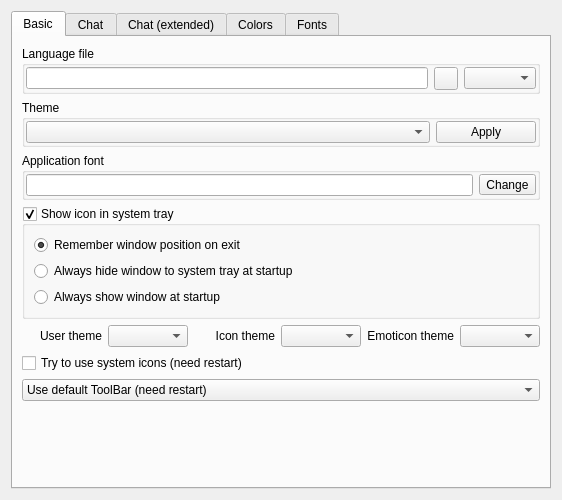
<?xml version="1.0" encoding="UTF-8"?>
<ui version="4.0">
 <class>UISettingsGUI</class>
 <widget class="QWidget" name="UISettingsGUI">
  <property name="geometry">
   <rect>
    <x>0</x>
    <y>0</y>
    <width>562</width>
    <height>500</height>
   </rect>
  </property>
  <property name="windowTitle">
   <string>Form</string>
  </property>
  <layout class="QGridLayout" name="gridLayout">
   <item row="0" column="0">
    <widget class="QTabWidget" name="tabWidget">
     <property name="currentIndex">
      <number>0</number>
     </property>
     <widget class="QWidget" name="tab_2">
      <attribute name="title">
       <string>Basic</string>
      </attribute>
      <layout class="QVBoxLayout" name="verticalLayout_4">
       <item>
        <widget class="QGroupBox" name="groupBox_2">
         <property name="title">
          <string>Language file</string>
         </property>
         <layout class="QGridLayout" name="gridLayout_6">
          <property name="margin">
           <number>1</number>
          </property>
          <item row="0" column="0">
           <widget class="LineEdit" name="lineEdit_LANGFILE"/>
          </item>
          <item row="0" column="1">
           <widget class="QToolButton" name="toolButton_LANGBROWSE">
            <property name="text">
             <string/>
            </property>
           </widget>
          </item>
          <item row="0" column="2">
           <widget class="QComboBox" name="comboBox_LANGS"/>
          </item>
         </layout>
        </widget>
       </item>
       <item>
        <widget class="QGroupBox" name="groupBox_3">
         <property name="title">
          <string>Theme</string>
         </property>
         <layout class="QGridLayout" name="gridLayout_5">
          <property name="margin">
           <number>1</number>
          </property>
          <item row="0" column="0">
           <widget class="QComboBox" name="comboBox_THEMES"/>
          </item>
          <item row="0" column="1">
           <widget class="QPushButton" name="pushButton_TEST">
            <property name="maximumSize">
             <size>
              <width>100</width>
              <height>16777215</height>
             </size>
            </property>
            <property name="text">
             <string>Apply</string>
            </property>
           </widget>
          </item>
         </layout>
        </widget>
       </item>
       <item>
        <widget class="QGroupBox" name="groupBox_4">
         <property name="title">
          <string>Application font</string>
         </property>
         <layout class="QGridLayout" name="gridLayout_7">
          <property name="margin">
           <number>1</number>
          </property>
          <item row="0" column="0">
           <widget class="LineEdit" name="lineEdit_APPFONT"/>
          </item>
          <item row="0" column="1">
           <widget class="QToolButton" name="toolButton_APPFONTBROWSE">
            <property name="text">
             <string>Change</string>
            </property>
           </widget>
          </item>
         </layout>
        </widget>
       </item>
       <item>
        <widget class="QGroupBox" name="groupBox_TRAY">
         <property name="title">
          <string>Show icon in system tray</string>
         </property>
         <property name="checkable">
          <bool>true</bool>
         </property>
         <layout class="QVBoxLayout" name="verticalLayout">
          <item>
           <widget class="QRadioButton" name="radioButton_REMEMBER">
            <property name="text">
             <string>Remember window position on exit</string>
            </property>
            <property name="checked">
             <bool>true</bool>
            </property>
           </widget>
          </item>
          <item>
           <widget class="QRadioButton" name="radioButton_HIDE">
            <property name="text">
             <string>Always hide window to system tray at startup</string>
            </property>
           </widget>
          </item>
          <item>
           <widget class="QRadioButton" name="radioButton_SHOW">
            <property name="text">
             <string>Always show window at startup</string>
            </property>
           </widget>
          </item>
         </layout>
        </widget>
       </item>
       <item>
        <layout class="QHBoxLayout" name="horizontalLayout">
         <item>
          <widget class="QLabel" name="label_13">
           <property name="toolTip">
            <string>(need restart)</string>
           </property>
           <property name="text">
            <string>User theme</string>
           </property>
           <property name="alignment">
            <set>Qt::AlignRight|Qt::AlignTrailing|Qt::AlignVCenter</set>
           </property>
           <property name="wordWrap">
            <bool>true</bool>
           </property>
          </widget>
         </item>
         <item>
          <widget class="QComboBox" name="comboBox_USERS">
           <property name="toolTip">
            <string>(need restart)</string>
           </property>
          </widget>
         </item>
         <item>
          <widget class="QLabel" name="label_2">
           <property name="text">
            <string>Icon theme</string>
           </property>
           <property name="alignment">
            <set>Qt::AlignRight|Qt::AlignTrailing|Qt::AlignVCenter</set>
           </property>
           <property name="wordWrap">
            <bool>true</bool>
           </property>
          </widget>
         </item>
         <item>
          <widget class="QComboBox" name="comboBox_ICONS"/>
         </item>
         <item>
          <widget class="QLabel" name="label_3">
           <property name="text">
            <string>Emoticon theme</string>
           </property>
           <property name="alignment">
            <set>Qt::AlignRight|Qt::AlignTrailing|Qt::AlignVCenter</set>
           </property>
           <property name="wordWrap">
            <bool>true</bool>
           </property>
          </widget>
         </item>
         <item>
          <widget class="QComboBox" name="comboBox_EMOT"/>
         </item>
        </layout>
       </item>
       <item>
        <widget class="QCheckBox" name="checkBox_ICONTHEME">
         <property name="text">
          <string>Try to use system icons (need restart)</string>
         </property>
        </widget>
       </item>
       <item>
        <widget class="QComboBox" name="comboBox_TABBAR">
         <item>
          <property name="text">
           <string>Use default ToolBar (need restart)</string>
          </property>
         </item>
         <item>
          <property name="text">
           <string>Use multi-line ToolBar (need restart)</string>
          </property>
         </item>
         <item>
          <property name="text">
           <string>Use SideBar instead of ToolBar (need restart)</string>
          </property>
         </item>
        </widget>
       </item>
       <item>
        <spacer name="verticalSpacer">
         <property name="orientation">
          <enum>Qt::Vertical</enum>
         </property>
         <property name="sizeHint" stdset="0">
          <size>
           <width>20</width>
           <height>40</height>
          </size>
         </property>
        </spacer>
       </item>
      </layout>
     </widget>
     <widget class="QWidget" name="tab">
      <attribute name="title">
       <string>Chat</string>
      </attribute>
      <layout class="QVBoxLayout" name="verticalLayout_2">
       <item>
        <widget class="QCheckBox" name="checkBox_EMOT">
         <property name="text">
          <string>Enable emoticons</string>
         </property>
        </widget>
       </item>
       <item>
        <widget class="QCheckBox" name="checkBox_EMOTFORCE">
         <property name="toolTip">
          <string>If checked, you'll see emoticons even in the middle of words.
If unchecked, you'll see emoticons only if they are isolated
from other words by spaces.</string>
         </property>
         <property name="text">
          <string>Force emoticon parsing</string>
         </property>
        </widget>
       </item>
       <item>
        <widget class="QCheckBox" name="checkBox_CHATJOINS">
         <property name="text">
          <string>Show joins</string>
         </property>
        </widget>
       </item>
       <item>
        <widget class="QCheckBox" name="checkBox_JOINSFAV">
         <property name="enabled">
          <bool>false</bool>
         </property>
         <property name="text">
          <string>Show joins only for favorite users</string>
         </property>
        </widget>
       </item>
       <item>
        <widget class="QCheckBox" name="checkBox_CHATHIDDEN">
         <property name="text">
          <string>Show hidden users</string>
         </property>
        </widget>
       </item>
       <item>
        <widget class="QCheckBox" name="checkBox_CHAT_SHOW_IP">
         <property name="toolTip">
          <string>Depending on hub configuration: information about
them is usually available only to operators</string>
         </property>
         <property name="text">
          <string>Show ip-addresses of users in chat</string>
         </property>
        </widget>
       </item>
       <item>
        <widget class="QCheckBox" name="checkBox_IGNOREPMHUB">
         <property name="text">
          <string>Ignore private messages from Hub</string>
         </property>
        </widget>
       </item>
       <item>
        <widget class="QCheckBox" name="checkBox_IGNOREPMBOT">
         <property name="text">
          <string>Ignore private messages from Bot</string>
         </property>
        </widget>
       </item>
       <item>
        <widget class="QCheckBox" name="checkBox_HIGHLIGHTFAVS">
         <property name="text">
          <string>Highlight favorite users in user list</string>
         </property>
        </widget>
       </item>
       <item>
        <widget class="QCheckBox" name="checkBox_REDIRECTPMBOT">
         <property name="text">
          <string>Redirect messages from Bot to the main chat</string>
         </property>
        </widget>
       </item>
       <item>
        <widget class="QCheckBox" name="checkBox_KEEPFOCUS">
         <property name="text">
          <string>Do not change focus on new incoming private messages</string>
         </property>
         <property name="autoExclusive">
          <bool>false</bool>
         </property>
        </widget>
       </item>
       <item>
        <widget class="QCheckBox" name="checkBox_ROTATING">
         <property name="text">
          <string>Filter kick-messages from the chat</string>
         </property>
        </widget>
       </item>
       <item>
        <widget class="QCheckBox" name="checkBox_USE_CTRL_ENTER">
         <property name="text">
          <string>Use Ctrl+Enter to send messages</string>
         </property>
         <property name="autoExclusive">
          <bool>false</bool>
         </property>
        </widget>
       </item>
       <item>
        <widget class="QCheckBox" name="checkBox_SMILEPANEL">
         <property name="text">
          <string>Use emoticons panel</string>
         </property>
        </widget>
       </item>
       <item>
        <widget class="QCheckBox" name="checkBox_HIDESMILEPANEL">
         <property name="text">
          <string>Autohide emoticons panel</string>
         </property>
        </widget>
       </item>
       <item>
        <widget class="QCheckBox" name="checkBox_REDIRECT_UNREAD">
         <property name="text">
          <string>Redirect new personal messages to the main chat</string>
         </property>
        </widget>
       </item>
       <item>
        <spacer name="verticalSpacer_2">
         <property name="orientation">
          <enum>Qt::Vertical</enum>
         </property>
         <property name="sizeHint" stdset="0">
          <size>
           <width>20</width>
           <height>40</height>
          </size>
         </property>
        </spacer>
       </item>
      </layout>
     </widget>
     <widget class="QWidget" name="tab_5">
      <attribute name="title">
       <string>Chat (extended)</string>
      </attribute>
      <layout class="QVBoxLayout" name="verticalLayout_5">
       <item>
        <layout class="QGridLayout" name="gridLayout_8">
         <item row="0" column="0">
          <widget class="QLabel" name="label_8">
           <property name="sizePolicy">
            <sizepolicy hsizetype="Expanding" vsizetype="Preferred">
             <horstretch>0</horstretch>
             <verstretch>0</verstretch>
            </sizepolicy>
           </property>
           <property name="text">
            <string>Double click action</string>
           </property>
           <property name="alignment">
            <set>Qt::AlignRight|Qt::AlignTrailing|Qt::AlignVCenter</set>
           </property>
           <property name="wordWrap">
            <bool>true</bool>
           </property>
          </widget>
         </item>
         <item row="0" column="1">
          <widget class="QComboBox" name="comboBox_DBL_CLICK">
           <item>
            <property name="text">
             <string>Insert nick into input widget</string>
            </property>
           </item>
           <item>
            <property name="text">
             <string>Get file list</string>
            </property>
           </item>
           <item>
            <property name="text">
             <string>Private message</string>
            </property>
           </item>
          </widget>
         </item>
         <item row="1" column="1">
          <widget class="QComboBox" name="comboBox_MDL_CLICK">
           <item>
            <property name="text">
             <string>Insert nick into input widget</string>
            </property>
           </item>
           <item>
            <property name="text">
             <string>Get file list</string>
            </property>
           </item>
           <item>
            <property name="text">
             <string>Private message</string>
            </property>
           </item>
          </widget>
         </item>
         <item row="3" column="0">
          <widget class="QLabel" name="label_10">
           <property name="sizePolicy">
            <sizepolicy hsizetype="Expanding" vsizetype="Preferred">
             <horstretch>0</horstretch>
             <verstretch>0</verstretch>
            </sizepolicy>
           </property>
           <property name="toolTip">
            <string>show kibibyte (KiB) or kilobyte (KB), etc.</string>
           </property>
           <property name="text">
            <string>Application unit base</string>
           </property>
           <property name="alignment">
            <set>Qt::AlignRight|Qt::AlignTrailing|Qt::AlignVCenter</set>
           </property>
           <property name="wordWrap">
            <bool>true</bool>
           </property>
          </widget>
         </item>
         <item row="3" column="1">
          <widget class="QComboBox" name="comboBox_APP_UNIT_BASE">
           <item>
            <property name="text">
             <string>1024</string>
            </property>
           </item>
           <item>
            <property name="text">
             <string>1000</string>
            </property>
           </item>
          </widget>
         </item>
         <item row="4" column="0">
          <widget class="QLabel" name="label_11">
           <property name="sizePolicy">
            <sizepolicy hsizetype="Expanding" vsizetype="Preferred">
             <horstretch>0</horstretch>
             <verstretch>0</verstretch>
            </sizepolicy>
           </property>
           <property name="toolTip">
            <string>show kibibyte (KiB) or kilobyte (KB), etc.</string>
           </property>
           <property name="text">
            <string>Timestamp</string>
           </property>
           <property name="alignment">
            <set>Qt::AlignRight|Qt::AlignTrailing|Qt::AlignVCenter</set>
           </property>
           <property name="wordWrap">
            <bool>true</bool>
           </property>
          </widget>
         </item>
         <item row="4" column="1">
          <widget class="QLineEdit" name="lineEdit_TIMESTAMP">
           <property name="text">
            <string>hh:mm:ss</string>
           </property>
          </widget>
         </item>
         <item row="1" column="0">
          <widget class="QLabel" name="label_9">
           <property name="sizePolicy">
            <sizepolicy hsizetype="Expanding" vsizetype="Preferred">
             <horstretch>0</horstretch>
             <verstretch>0</verstretch>
            </sizepolicy>
           </property>
           <property name="text">
            <string>Middle click action</string>
           </property>
           <property name="alignment">
            <set>Qt::AlignRight|Qt::AlignTrailing|Qt::AlignVCenter</set>
           </property>
           <property name="wordWrap">
            <bool>true</bool>
           </property>
          </widget>
         </item>
         <item row="2" column="0">
          <widget class="QLabel" name="label_12">
           <property name="sizePolicy">
            <sizepolicy hsizetype="Expanding" vsizetype="Preferred">
             <horstretch>0</horstretch>
             <verstretch>0</verstretch>
            </sizepolicy>
           </property>
           <property name="text">
            <string>Default action with magnet</string>
           </property>
           <property name="alignment">
            <set>Qt::AlignRight|Qt::AlignTrailing|Qt::AlignVCenter</set>
           </property>
           <property name="wordWrap">
            <bool>true</bool>
           </property>
          </widget>
         </item>
         <item row="2" column="1">
          <widget class="QComboBox" name="comboBox_DEF_MAGNET_ACTION">
           <item>
            <property name="text">
             <string>Ask</string>
            </property>
           </item>
           <item>
            <property name="text">
             <string>Search</string>
            </property>
           </item>
           <item>
            <property name="text">
             <string>Download</string>
            </property>
           </item>
          </widget>
         </item>
        </layout>
       </item>
       <item>
        <layout class="QGridLayout" name="gridLayout_2">
         <item row="1" column="0">
          <widget class="QLabel" name="label">
           <property name="sizePolicy">
            <sizepolicy hsizetype="Expanding" vsizetype="Preferred">
             <horstretch>0</horstretch>
             <verstretch>0</verstretch>
            </sizepolicy>
           </property>
           <property name="text">
            <string>Remember outgoing messages (0 = don't remember)</string>
           </property>
           <property name="alignment">
            <set>Qt::AlignRight|Qt::AlignTrailing|Qt::AlignVCenter</set>
           </property>
           <property name="wordWrap">
            <bool>true</bool>
           </property>
          </widget>
         </item>
         <item row="1" column="1">
          <widget class="QSpinBox" name="spinBox_OUT_IN_HIST">
           <property name="maximum">
            <number>500</number>
           </property>
           <property name="value">
            <number>50</number>
           </property>
          </widget>
         </item>
         <item row="2" column="0">
          <widget class="QLabel" name="label_6">
           <property name="sizePolicy">
            <sizepolicy hsizetype="Expanding" vsizetype="Preferred">
             <horstretch>0</horstretch>
             <verstretch>0</verstretch>
            </sizepolicy>
           </property>
           <property name="text">
            <string>Maximum paragraphs</string>
           </property>
           <property name="alignment">
            <set>Qt::AlignRight|Qt::AlignTrailing|Qt::AlignVCenter</set>
           </property>
           <property name="wordWrap">
            <bool>true</bool>
           </property>
          </widget>
         </item>
         <item row="2" column="1">
          <widget class="QSpinBox" name="spinBox_PARAGRAPHS">
           <property name="maximum">
            <number>1000000</number>
           </property>
          </widget>
         </item>
         <item row="3" column="0">
          <widget class="QLabel" name="label_7">
           <property name="sizePolicy">
            <sizepolicy hsizetype="Expanding" vsizetype="Preferred">
             <horstretch>0</horstretch>
             <verstretch>0</verstretch>
            </sizepolicy>
           </property>
           <property name="text">
            <string>Separator in chat</string>
           </property>
           <property name="alignment">
            <set>Qt::AlignRight|Qt::AlignTrailing|Qt::AlignVCenter</set>
           </property>
           <property name="wordWrap">
            <bool>true</bool>
           </property>
          </widget>
         </item>
         <item row="3" column="1">
          <widget class="QComboBox" name="comboBox_CHAT_SEPARATOR">
           <item>
            <property name="text">
             <string>:</string>
            </property>
           </item>
           <item>
            <property name="text">
             <string>,</string>
            </property>
           </item>
          </widget>
         </item>
        </layout>
       </item>
       <item>
        <widget class="QCheckBox" name="checkBox_CHAT_SHOW_CC">
         <property name="text">
          <string>Show country of users in chat</string>
         </property>
        </widget>
       </item>
       <item>
        <widget class="QCheckBox" name="checkBox_BB_CODE">
         <property name="text">
          <string>Parse BBCode</string>
         </property>
        </widget>
       </item>
       <item>
        <spacer name="verticalSpacer_4">
         <property name="orientation">
          <enum>Qt::Vertical</enum>
         </property>
         <property name="sizeHint" stdset="0">
          <size>
           <width>20</width>
           <height>118</height>
          </size>
         </property>
        </spacer>
       </item>
      </layout>
     </widget>
     <widget class="QWidget" name="tab_3">
      <attribute name="title">
       <string>Colors</string>
      </attribute>
      <layout class="QVBoxLayout" name="verticalLayout_3">
       <item>
        <widget class="QGroupBox" name="groupBox">
         <property name="title">
          <string>Text colors in chat</string>
         </property>
         <layout class="QGridLayout" name="gridLayout_3">
          <property name="margin">
           <number>1</number>
          </property>
          <item row="0" column="0">
           <widget class="QListWidget" name="listWidget_CHATCOLOR">
            <property name="minimumSize">
             <size>
              <width>0</width>
              <height>35</height>
             </size>
            </property>
           </widget>
          </item>
         </layout>
        </widget>
       </item>
       <item>
        <widget class="QGroupBox" name="groupBox_5">
         <property name="title">
          <string>Highlighting of search results in the chat</string>
         </property>
         <layout class="QHBoxLayout" name="horizontalLayout_2">
          <property name="margin">
           <number>1</number>
          </property>
          <item>
           <widget class="QLabel" name="label_4">
            <property name="text">
             <string>Color</string>
            </property>
            <property name="wordWrap">
             <bool>true</bool>
            </property>
           </widget>
          </item>
          <item>
           <widget class="QToolButton" name="toolButton_H_COLOR">
            <property name="toolTip">
             <string/>
            </property>
            <property name="text">
             <string/>
            </property>
           </widget>
          </item>
          <item>
           <widget class="QLabel" name="label_5">
            <property name="text">
             <string>Transparency</string>
            </property>
            <property name="wordWrap">
             <bool>true</bool>
            </property>
           </widget>
          </item>
          <item>
           <widget class="QSlider" name="horizontalSlider_H_COLOR">
            <property name="toolTip">
             <string/>
            </property>
            <property name="maximum">
             <number>255</number>
            </property>
            <property name="value">
             <number>127</number>
            </property>
            <property name="orientation">
             <enum>Qt::Horizontal</enum>
            </property>
           </widget>
          </item>
         </layout>
        </widget>
       </item>
       <item>
        <widget class="QGroupBox" name="groupBox_6">
         <property name="title">
          <string>Highlighting of already shared files</string>
         </property>
         <layout class="QGridLayout" name="gridLayout_9">
          <property name="margin">
           <number>1</number>
          </property>
          <item row="0" column="0">
           <widget class="QLabel" name="label_14">
            <property name="text">
             <string>Color</string>
            </property>
            <property name="wordWrap">
             <bool>true</bool>
            </property>
           </widget>
          </item>
          <item row="0" column="1">
           <widget class="QToolButton" name="toolButton_SHAREDFILES">
            <property name="text">
             <string/>
            </property>
           </widget>
          </item>
          <item row="0" column="2">
           <widget class="QLabel" name="label_15">
            <property name="text">
             <string>Transparency</string>
            </property>
           </widget>
          </item>
          <item row="0" column="3">
           <widget class="QSlider" name="horizontalSlider_SHAREDFILES">
            <property name="maximum">
             <number>255</number>
            </property>
            <property name="value">
             <number>127</number>
            </property>
            <property name="orientation">
             <enum>Qt::Horizontal</enum>
            </property>
           </widget>
          </item>
         </layout>
        </widget>
       </item>
       <item>
        <spacer name="verticalSpacer_3">
         <property name="orientation">
          <enum>Qt::Vertical</enum>
         </property>
         <property name="sizeHint" stdset="0">
          <size>
           <width>20</width>
           <height>8</height>
          </size>
         </property>
        </spacer>
       </item>
      </layout>
     </widget>
     <widget class="QWidget" name="tab_4">
      <attribute name="title">
       <string>Fonts</string>
      </attribute>
      <layout class="QGridLayout" name="gridLayout_4">
       <item row="0" column="0">
        <widget class="QTableView" name="tableView"/>
       </item>
      </layout>
     </widget>
    </widget>
   </item>
  </layout>
 </widget>
 <customwidgets>
  <customwidget>
   <class>LineEdit</class>
   <extends>QLineEdit</extends>
   <header>LineEdit.h</header>
  </customwidget>
 </customwidgets>
 <resources/>
 <connections>
  <connection>
   <sender>checkBox_CHATJOINS</sender>
   <signal>toggled(bool)</signal>
   <receiver>checkBox_JOINSFAV</receiver>
   <slot>setEnabled(bool)</slot>
   <hints>
    <hint type="sourcelabel">
     <x>82</x>
     <y>94</y>
    </hint>
    <hint type="destinationlabel">
     <x>80</x>
     <y>115</y>
    </hint>
   </hints>
  </connection>
 </connections>
</ui>
